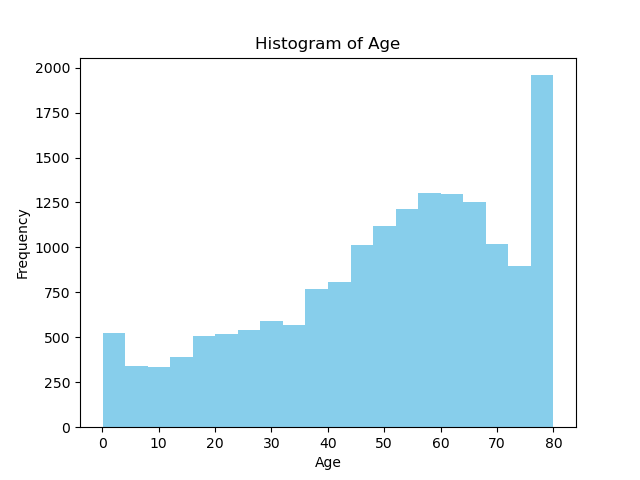

Here is the Python script that generated this plot:
import pandas as pd
import matplotlib.pyplot as plt

# Load the dataset
data = pd.read_csv('res_dpre.csv')

# Plot a histogram of the 'age' column
plt.hist(data['age'], bins=20, color='skyblue')
plt.xlabel('Age')
plt.ylabel('Frequency')
plt.title('Histogram of Age')

# Save the plot as a PNG file
plt.savefig('vis.png')
plt.show()  # Optionally, display the plot in your Python environment